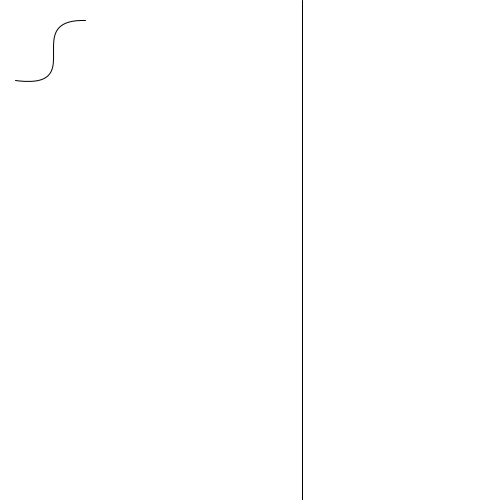
Frame 1 (no input)
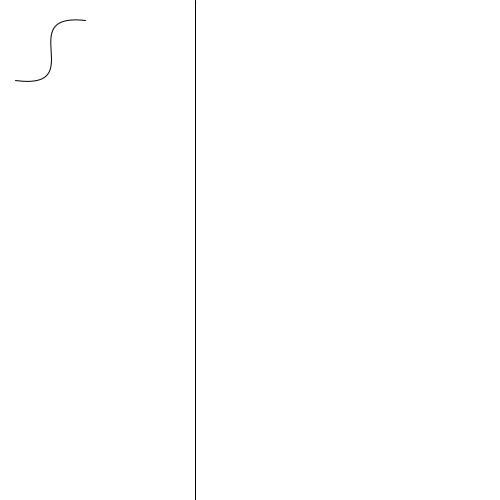
Frame 60 (the mouse pressed at the canvas centre just before this capture)
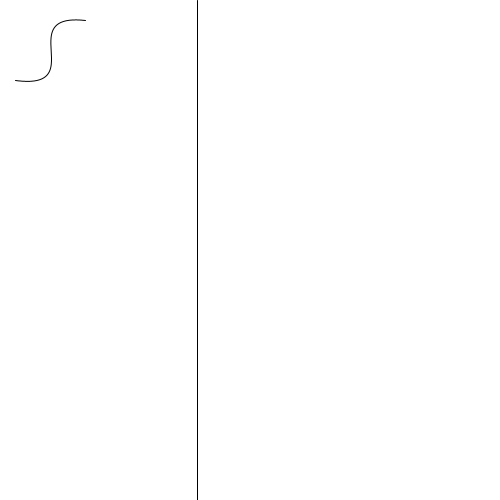
Frame 120 (the mouse held since frame 60 and released just before this capture)

The Processing sketch that drew these frames (run headless with seeded random() and noise(); from frame 60 on, the mouse is pressed at the canvas centre):

// Processing sketch: week11_noiseForLater
// ── week11_noiseForLater.pde
float xoff = 0.0;

void setup(){
  size(500,500);
}

  


void draw() {
  background(255);
  xoff = xoff + .01;
  float n = noise(xoff) * width;
  line(n, 0, n, height);
  bezier(85, 20, 30*noise(xoff), 30*noise(xoff), 90, 90, 15, 80);
}
